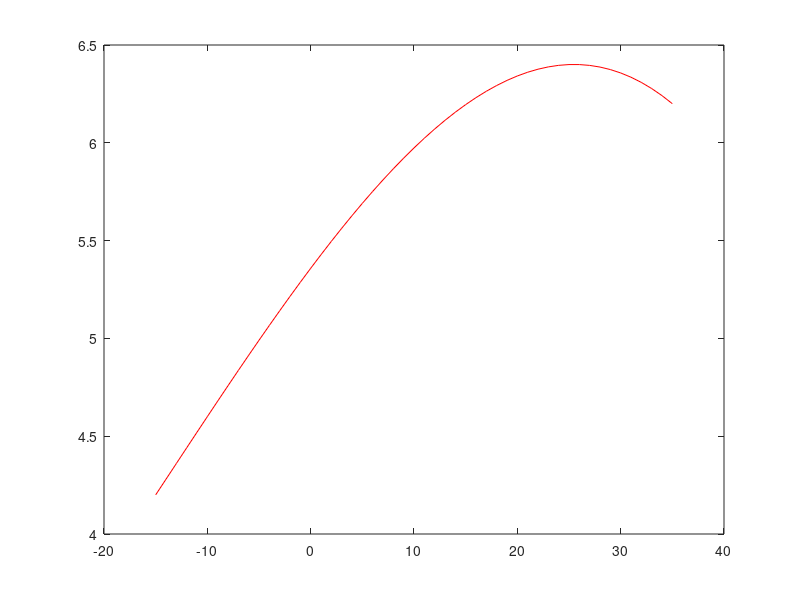

Here is the MATLAB script that generated this plot:
%%
% 1)
n = 10^6;
a = randn(n,1) * 2;
b = randn(n,1) * 2;

res = sum(a.^2 + b.^2 >= 4)/n*100;

%%
% 2)
M = [7.25, 1.8, 2.12;
    1.43,21.75,0.52;
    1.4,1.0,13.25;
    0.98,0.74,0.04];
b= [579.67;336.2;889.66;70.79];

v = M\b;

%%
% 3)
x = [-15,-10,25,35];
y = [4.2, 4.6, 6.4, 6.2];
x_interp = [-15:35];
y_interp = spline(x,y,x_interp);
plot(x_interp, y_interp, '-r'); % <- a

res = interp1(x,y, 0) % <- b

%%
% 4)
format longG
g = 9.8065;
k = 0.00341;
y = @(t) (log(cosh(t*sqrt(g*k))))/k;
res = y(79)

%%
% 5)
dist=[49,55,48,58;
    24,54,54,45;
    53,60,52,30;
    48,58,36,58];

shortestDist = inf;
opt_lieferX = 1;
opt_lieferY = 1;

% Position Lagerhaus
for lieferX=1:4
    for lieferY=1:4
        temp_dist = 0;

        % Position Kunden
        for matrixX=1:4
            for matrixY=1:4
                temp_dist = temp_dist + (abs(matrixX-lieferX) + abs(matrixY - lieferY)) * dist(matrixY,matrixX);
            end
        end

        if temp_dist < shortestDist
            shortestDist = temp_dist;
            opt_lieferX = lieferX;
            opt_lieferY = lieferY;
        end
        
    end
end

fprintf("Die optimale Position für das Lagerhaus befindet sich bei (Y=%d, X=%d) mit einer Distanz von %d \n", opt_lieferY, opt_lieferX, shortestDist);

%%
% 6)
format longg
f = @(v) 1 + 9.*v(1) + 13.*v(2) - 5.*v(1).^2 - 10.*v(2).^2;
start = [1,1];
lb=[0,0];
ub=[2,1];
[v, opt]=fmincon(f,start, [], [], [], [], lb, ub);
x = v(1);
y = v(2);
disp(opt)

%%
format longg
f = @(v) 1 + 9.*v(1) + 13.*v(2) - 5.*v(1).^2 - 10.*v(2).^2;
max(x)
max(y)